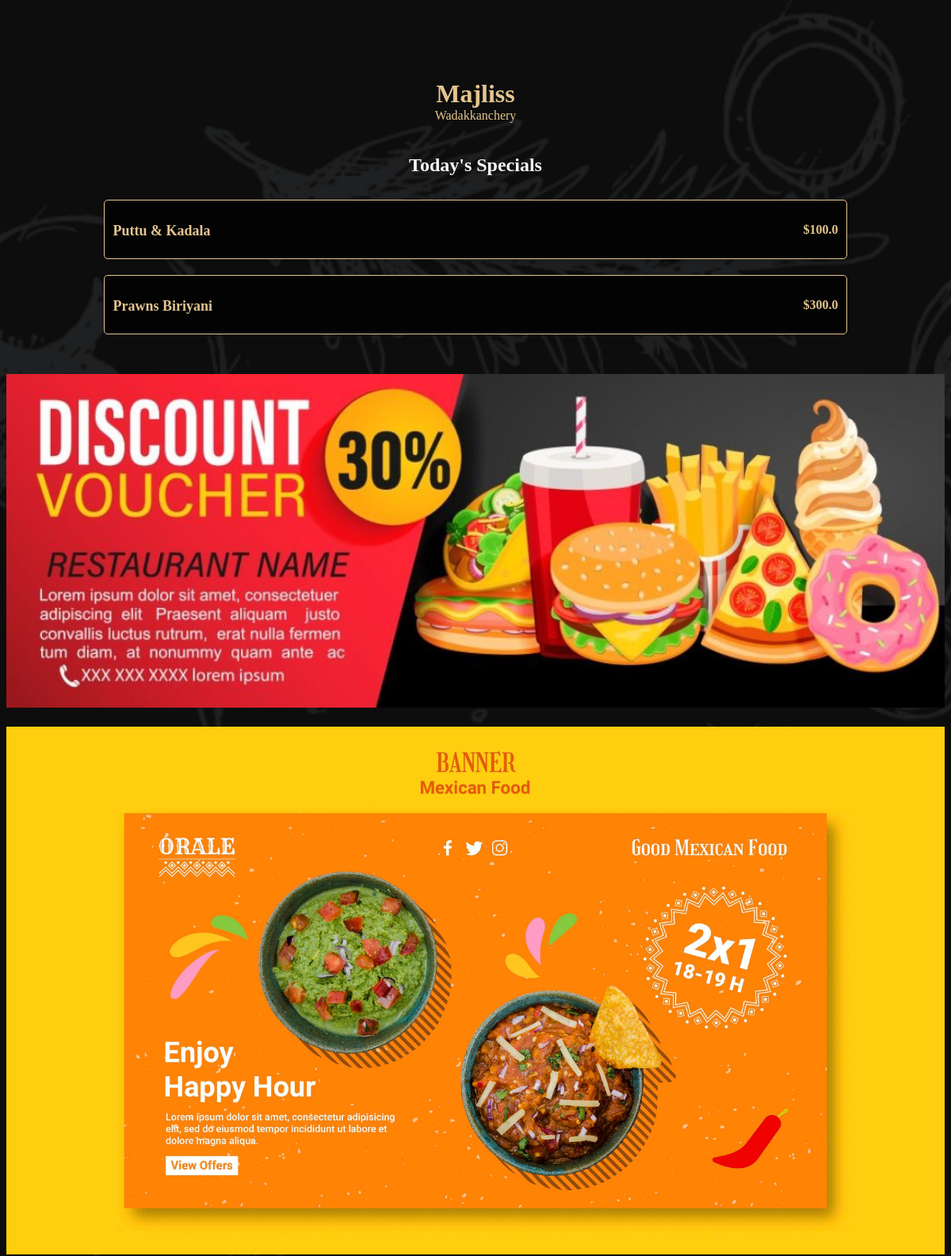
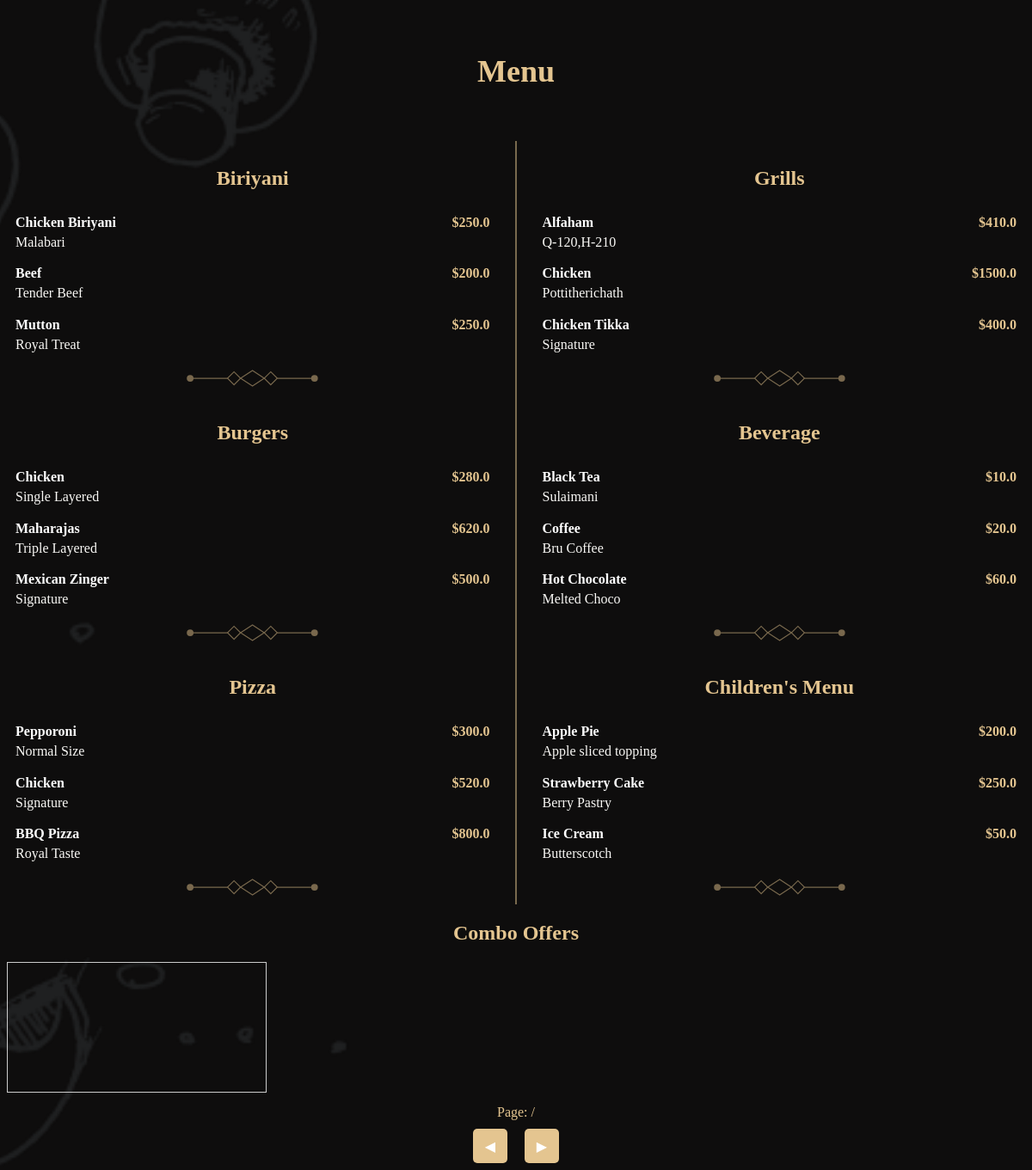
The page / on the database its author committed (2 pictures, top to bottom).
### app.py (models this page shows)
class SpecialItem(db.Model):
    id = db.Column(db.Integer, primary_key=True)
    name = db.Column(db.String(80), nullable=False)
    price = db.Column(db.Float, nullable=False)
    description = db.Column(db.String(200), nullable=True)

class Category(db.Model):
    id = db.Column(db.Integer, primary_key=True)
    name = db.Column(db.String(80), nullable=False)
    items = db.relationship('Item', backref='category', lazy=True)

class Item(db.Model):
    id = db.Column(db.Integer, primary_key=True)
    category_id = db.Column(db.Integer, db.ForeignKey('category.id'), nullable=False)
    name = db.Column(db.String(80), nullable=False)
    price = db.Column(db.Float, nullable=False)
    description = db.Column(db.String(200), nullable=True)

### app.py (the view)
@app.route('/')
def home():
    categories = Category.query.all()
    special_items = SpecialItem.query.all()
    return render_template('menu.html',categories=categories,special_items=special_items)

### templates/menu.html (shortened to what this page needs)
<!DOCTYPE html>
<html>
<head>
    <link rel="stylesheet" href="https://use.fontawesome.com/releases/v5.8.2/css/all.css" />
    <link rel="stylesheet" href="{{ url_for('static', filename='css/styles.css') }}" />
</head>
<body>
    <section class="hotel-name">
        <h1> Majliss </h1>
        <p>Wadakkanchery</p>
    </section>
    {% if special_items %}
    <section class="special-items-section">
        <h2 class="special-items-heading">Today's Specials</h2>
        <div class="special-items">
            {% for special_item in special_items %}
                <div class="special-item">
                    <h3 class="special-item-heading">
                        <span class="special-item-name">{{ special_item.name }}</span>
                        <span class="special-item-price">${{ special_item.price }}</span>
                    </h3>
                </div>
            {% endfor %}
        </div>
    </section>
    {% endif %}
    <section class="image-section">
        <img src="{{ url_for('static', filename='images/offerImage.jpg') }}" alt="Menu Image" class="menu-image">
    </section>
    <section class="image-section">
        <img src="{{ url_for('static', filename='images/bannerFood.jpg') }}" alt="Menu Image" class="menu-image">
    </section>
    <section class="our-menu">
        <h1> Menu </h1>
    </section>
    <main class="container">
        <div class="background-animation"></div>
        <div class="left-section">
            {% for category in categories %}
                {% if loop.index is odd %}
                    <div class="menu">
                        <h2 class="menu-group-heading">{{ category.name }}</h2>
                        <div class="menu-group">
                            {% for item in category.items %}
                                <div class="menu-item">
                                    <h3 class="menu-item-heading">
                                        <span class="menu-item-name">{{ item.name }}</span>
                                        <span class="menu-item-price">${{ item.price }}</span>
                                    </h3>
                                    <p class="menu-item-desc">{{ item.description }}</p>
                                </div>
                            {% endfor %}
                        </div>
                    </div>
                {% endif %}
            {% endfor %}
        </div>
        <div class="right-section">
            {% for category in categories %}
                {% if loop.index is even %}
                    <div class="menu">
                        <h2 class="menu-group-heading">{{ category.name }}</h2>
                        <div class="menu-group">
                            {% for item in category.items %}
                                <div class="menu-item">
                                    <h3 class="menu-item-heading">
                                        <span class="menu-item-name">{{ item.name }}</span>
                                        <span class="menu-item-price">${{ item.price }}</span>
                                    </h3>
                                    <p class="menu-item-desc">{{ item.description }}</p>
                                </div>
                            {% endfor %}
                        </div>
                    </div>
                {% endif %}
            {% endfor %}
        </div>
    </main>
    <section class="pdf-section">
        <h2 class="pdf-heading">Combo Offers</h2>
        <div class="pdf-container">
            <canvas id="pdf-canvas"></canvas>
            <div id="page-info">
                <span>Page:  / </span>
            </div>
            <div id="navigation-controls">
                <button id="prev-page"></button>
                <button id="next-page"></button>
            </div>
        </div>
    </section>
</body>
</html>

### static/css/styles.css (style rules this page uses)
body { background-color: #0e0d0d; }
.hotel-name { text-align: center; margin-top: 100px; color: rgb(228, 197, 144); }
.hotel-name h1 { margin-bottom: 0; font-size: 2rem; }
.hotel-name p { margin: 0; font-size: 1rem; }
.special-items-section { margin-top: 0; margin-bottom: 10px; padding: 20px; border-radius: 5px; }
.special-items-heading { text-align: center; margin-bottom: 20px; font-size: 24px; font-weight: bold; color: #f5f5f5; }
.special-items { display: flex; flex-direction: column; align-items: center; }
.special-item { width: 80%; margin: 10px 0; padding: 10px; border: 1px solid rgb(228, 197, 144); border-radius: 5px; background-color: #030303; box-shadow: 0 4px 8px rgba(0, 0, 0, 0.1); }
.special-item-heading { font-size: 18px; font-weight: bold; margin-bottom: 5px; color: rgb(228, 197, 144); display: flex; justify-content: space-between; }
.special-item-name { margin-right: 10px; }
.special-item-price { font-size: 16px; color: rgb(228, 197, 144); }
.image-section { width: 100%; text-align: center; margin: 20px 0; }
.image-section img { width: 100%; height: auto; }
.our-menu { text-align: center; color: rgb(228, 197, 144); margin-bottom: 20px; padding-top: 10px; padding-bottom: 10px; font-size: x-large; }
.container { display: grid; grid-template-columns: 1fr 1px 1fr; grid-gap: 20px; max-width: 100%; position: relative; overflow: hidden; }
.container::before { content: ''; position: absolute; top: 0; bottom: 0; left: 50%; width: 1px; background-color: rgb(228, 197, 144); transform: translateX(-50%); }
.left-section { grid-column: 1; display: flex; flex-direction: column; }
.right-section { grid-column: 3; display: flex; flex-direction: column; }
.menu { padding: 10px; margin-bottom: 0; }
.menu::after { content: ''; display: block; width: 100%; height: auto; background: url('../images/separator.svg') no-repeat center; background-size: contain; margin-top: 20px; padding-bottom: 20px; opacity: 0.5; }
.menu-group-heading { text-align: center; font-size: 1.5rem; margin-bottom: 10px; color: rgb(228, 197, 144); }
.menu-item { display: flex; flex-direction: column; align-items: flex-start; margin: 0; }
.menu-item-heading { display: flex; justify-content: space-between; width: 100%; margin-bottom: 5px; }
.menu-item-name { font-size: 1rem; color: #fff; }
.menu-item-price { font-size: 1rem; margin-left: auto; color: rgb(228, 197, 144); }
.menu-item-desc { text-align: left; margin: 0; color: rgb(250, 249, 246); }
.pdf-heading { color: rgb(228, 197, 144); text-align: center; }
#pdf-canvas { max-width: 100%; height: auto; border: 1px solid #ccc; margin-bottom: 10px; }
#page-info { display: flex; justify-content: center; align-items: center; margin-bottom: 10px; color: rgb(228, 197, 144); }
#navigation-controls { display: flex; justify-content: center; width: 100%; margin-top: 10px; }
#navigation-controls button { background-color: rgb(228, 197, 144); color: #fff; border: none; padding: 10px; cursor: pointer; border-radius: 5px; display: flex; align-items: center; justify-content: center; font-size: 16px; width: 40px; height: 40px; margin: 0 10px; }
#prev-page::before { content: '\25C0'; }
#next-page::before { content: '\25B6'; }
.background-animation { position: fixed; top: 0; left: 0; width: 100%; height: 100%; z-index: -1; overflow: hidden; }
.background-animation::before { content: ''; position: absolute; top: 0; left: 0; width: 100%; height: 100%; background-image: url('../images/shape-5.png'); background-size: cover; background-position: center; opacity: 2; z-index: -1; animation: background-slide 60s linear infinite; }

### rows shown on the page
SpecialItem: name "Puttu & Kadala", price "100.0"
SpecialItem: name "Prawns Biriyani", price "300.0"
Category: name "Biriyani"
Item: name "Chicken Biriyani", price "250.0", description "Malabari"
Item: name "Beef", price "200.0", description "Tender Beef"
Item: name "Mutton", price "250.0", description "Royal Treat"
Category: name "Burgers"
Item: name "Chicken", price "280.0", description "Single Layered"
Item: name "Maharajas", price "620.0", description "Triple Layered"
Item: name "Mexican Zinger", price "500.0", description "Signature"
Category: name "Pizza"
Item: name "Pepporoni", price "300.0", description "Normal Size"
Item: name "Chicken", price "520.0", description "Signature"
Item: name "BBQ Pizza", price "800.0", description "Royal Taste"
Category: name "Grills"
Item: name "Alfaham", price "410.0", description "Q-120,H-210"
Item: name "Chicken", price "1500.0", description "Pottitherichath"
Item: name "Chicken Tikka", price "400.0", description "Signature"
Category: name "Beverage"
Item: name "Black Tea", price "10.0", description "Sulaimani"
Item: name "Coffee", price "20.0", description "Bru Coffee"
Item: name "Hot Chocolate", price "60.0", description "Melted Choco"
Category: name "Children's Menu"
Item: name "Apple Pie", price "200.0", description "Apple sliced topping"
Item: name "Strawberry Cake", price "250.0", description "Berry Pastry"
Item: name "Ice Cream", price "50.0", description "Butterscotch"
